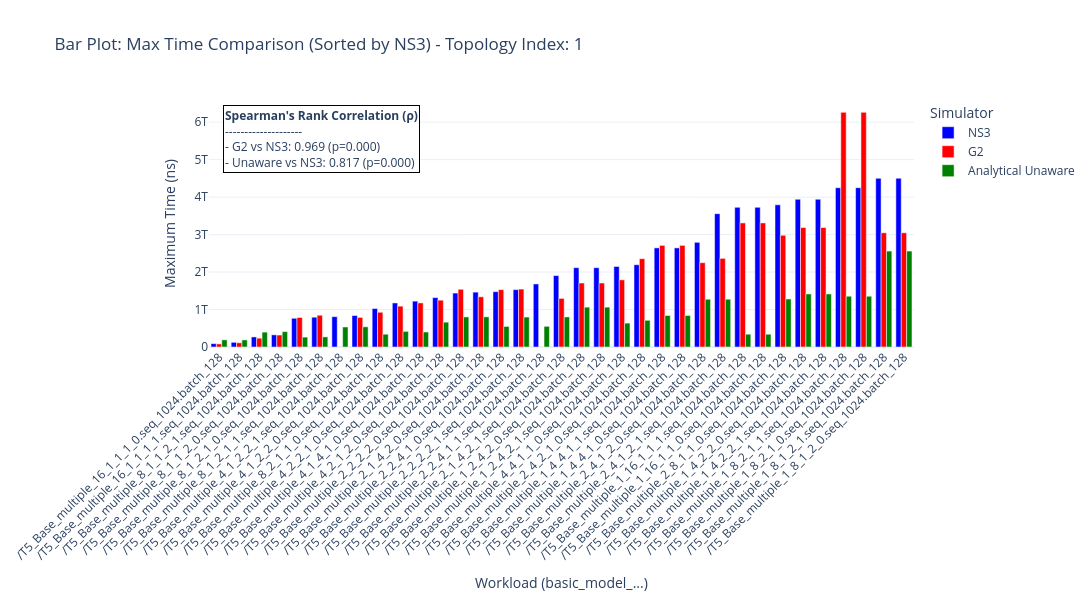
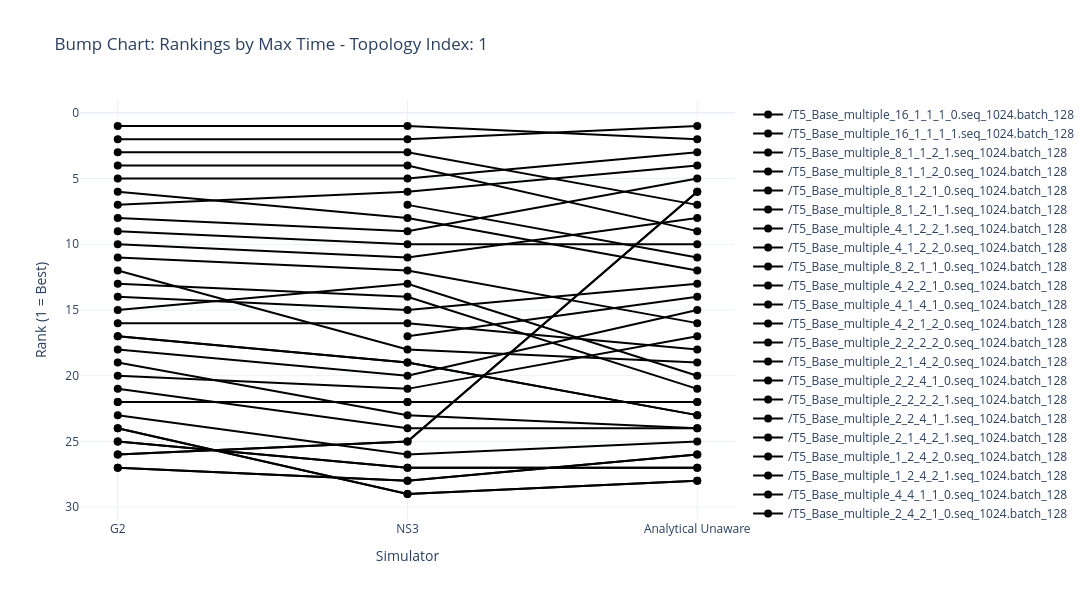

These figures' notebook cell, in order:
### Code cell
import plotly.graph_objects as go
import pandas as pd
from scipy.stats import spearmanr

# This cell creates plots to compare the ordering of max_time across different simulators
# for workloads starting with 'basic_model_'. It also calculates and displays the
# Spearman's rank correlation within the plots.

if 'comp_df' in locals() and not comp_df.empty:
    # 1. Filter for the relevant workloads
    model_df = comp_df[comp_df['workload'].str.contains('T5_Base_multiple_', na=False)].copy()

    # 2. For each workload and topology, find the fastest NS3 run and the corresponding G2/AU times.
    comparison_data = []
    for (wl, topo), group in model_df.groupby(['workload', 'topo_index']):
        if topo == -1:  # Skip analytical-only entries in this grouping
            continue

        ns3_runs = group[group['sim_type'] == 'NS3']
        g2_runs = group[group['sim_type'] == 'G2']
        # Find the corresponding analytical unaware run for the same workload
        au_runs = model_df[(model_df['workload'] == wl) & (model_df['sim_type'] == 'Analytical Unaware')]

        if not ns3_runs.empty:
            ground_truth_ns3_time = ns3_runs['max_time'].min()
            g2_time = g2_runs['max_time'].iloc[0] if not g2_runs.empty else None
            au_time = au_runs['max_time'].iloc[0] if not au_runs.empty else None
            
            comparison_data.append({
                'workload': wl,
                'topo_index': topo,
                'NS3': ground_truth_ns3_time,
                'G2': g2_time,
                'Analytical Unaware': au_time
            })

    if comparison_data:
        plot_df = pd.DataFrame(comparison_data)

        # 3. Create plots for each topology index found
        for topo_idx in sorted(plot_df['topo_index'].unique()):
            topo_specific_df = plot_df[plot_df['topo_index'] == topo_idx].copy()
            
            # 4. Sort workloads based on the ground truth (NS3) max_time
            topo_specific_df = topo_specific_df.sort_values(by='NS3').reset_index(drop=True)
            topo_specific_df['short_workload'] = topo_specific_df['workload'].str.replace('T5_Base_grouped_comp', '', regex=False)

            # 5. Calculate Spearman's Rank Correlation
            cleaned_df = topo_specific_df.dropna(subset=['NS3', 'G2', 'Analytical Unaware'])
            correlation_text = "<b>Spearman's Rank Correlation (ρ)</b><br>--------------------<br>"
            if len(cleaned_df) < 2:
                correlation_text += "Not enough data to calculate."
            else:
                g2_corr, g2_p = spearmanr(cleaned_df['NS3'], cleaned_df['G2'])
                au_corr, au_p = spearmanr(cleaned_df['NS3'], cleaned_df['Analytical Unaware'])
                correlation_text += (
                    f"- G2 vs NS3: {g2_corr:.3f} (p={g2_p:.3f})<br>"
                    f"- Unaware vs NS3: {au_corr:.3f} (p={au_p:.3f})"
                )

            sim_types = ['NS3', 'G2', 'Analytical Unaware']
            colors = {'NS3': 'blue', 'G2': 'red', 'Analytical Unaware': 'green'}

            # --- 7. Generate Bar Plot ---
            fig_bar = go.Figure()
            for sim in sim_types:
                if sim in topo_specific_df.columns:
                    fig_bar.add_trace(go.Bar(
                        x=topo_specific_df['short_workload'], y=topo_specific_df[sim],
                        name=sim, marker_color=colors[sim]
                    ))

            fig_bar.add_annotation(
                text=correlation_text, align='left', showarrow=False,
                xref='paper', yref='paper', x=0.02, y=0.98,
                bordercolor="black", borderwidth=1, bgcolor="rgba(255, 255, 255, 0.8)"
            )
            fig_bar.update_layout(
                barmode='group',
                title=f'Bar Plot: Max Time Comparison (Sorted by NS3) - Topology Index: {topo_idx}',
                xaxis_title="Workload (basic_model_...)", yaxis_title="Maximum Time (ns)",
                template='plotly_white', height=600, width=1200,
                xaxis={'tickangle': -45}, legend_title="Simulator"
            )
            fig_bar.show()

            # --- Add Bump Chart for Rankings ---
            fig_bump = go.Figure()
            
            # Compute ranks (lower time = better rank, i.e., lower rank number)
            topo_specific_df['NS3_rank'] = topo_specific_df['NS3'].rank(method='dense', ascending=True)
            topo_specific_df['G2_rank'] = topo_specific_df['G2'].rank(method='dense', ascending=True)
            topo_specific_df['Analytical Unaware_rank'] = topo_specific_df['Analytical Unaware'].rank(method='dense', ascending=True)
            
            # Add a line for each workload showing rank across simulators
            for idx, row in topo_specific_df.iterrows():
                fig_bump.add_trace(go.Scatter(
                    x=['G2', 'NS3', 'Analytical Unaware'],
                    y=[row['G2_rank'], row['NS3_rank'], row['Analytical Unaware_rank']],
                    mode='lines+markers',
                    name=row['short_workload'],
                    line=dict(color='black', width=2), # remove 'black' to have color
                    marker=dict(size=8)
                ))
            
            fig_bump.update_layout(
                title=f'Bump Chart: Rankings by Max Time - Topology Index: {topo_idx}',
                xaxis_title='Simulator',
                yaxis_title='Rank (1 = Best)',
                yaxis=dict(autorange='reversed'),  # Rank 1 at the top
                template='plotly_white',
                height=600,
                width=1200,
                showlegend=True
            )
            fig_bump.show()

    else:
        print("No 'basic_model' data found to plot.")
else:
    print("Please run the preceding cells to generate the 'comp_df' DataFrame first.")

### Figure 1 — Plotly figure (JSON) as saved in the notebook; plotly's stock layout.template omitted (floating-point values rounded to 4 significant figures)
{"data": [{"marker": {"color": "blue"}, "name": "NS3", "type": "bar", "x": ["/T5_Base_multiple_16_1_1_1_0.seq_1024.batch_128", "/T5_Base_multiple_16_1_1_1_1.seq_1024.batch_128", "/T5_Base_multiple_8_1_1_2_1.seq_1024.batch_128", "/T5_Base_multiple_8_1_1_2_0.seq_1024.batch_128", "/T5_Base_multiple_8_1_2_1_0.seq_1024.batch_128", "/T5_Base_multiple_8_1_2_1_1.seq_1024.batch_128", "/T5_Base_multiple_4_1_2_2_1.seq_1024.batch_128", "/T5_Base_multiple_4_1_2_2_0.seq_1024.batch_128", "/T5_Base_multiple_8_2_1_1_0.seq_1024.batch_128", "/T5_Base_multiple_4_2_2_1_0.seq_1024.batch_128", "/T5_Base_multiple_4_1_4_1_0.seq_1024.batch_128", "/T5_Base_multiple_4_2_1_2_0.seq_1024.batch_128", "/T5_Base_multiple_2_2_2_2_0.seq_1024.batch_128", "/T5_Base_multiple_2_1_4_2_0.seq_1024.batch_128", "/T5_Base_multiple_2_2_4_1_0.seq_1024.batch_128", "/T5_Base_multiple_2_2_2_2_1.seq_1024.batch_128", "/T5_Base_multiple_2_2_4_1_1.seq_1024.batch_128", "/T5_Base_multiple_2_1_4_2_1.seq_1024.batch_128", "/T5_Base_multiple_1_2_4_2_0.seq_1024.batch_128", "/T5_Base_multiple_1_2_4_2_1.seq_1024.batch_128", "/T5_Base_multiple_4_4_1_1_0.seq_1024.batch_128", "/T5_Base_multiple_2_4_2_1_0.seq_1024.batch_128", "/T5_Base_multiple_1_4_4_1_1.seq_1024.batch_128", "/T5_Base_multiple_1_4_4_1_0.seq_1024.batch_128", "/T5_Base_multiple_2_4_1_2_0.seq_1024.batch_128", "/T5_Base_multiple_2_4_1_2_1.seq_1024.batch_128", "/T5_Base_multiple_1_16_1_1_1.seq_1024.batch_128", "/T5_Base_multiple_1_16_1_1_0.seq_1024.batch_128", "/T5_Base_multiple_2_8_1_1_0.seq_1024.batch_128", "/T5_Base_multiple_1_4_2_2_0.seq_1024.batch_128", "/T5_Base_multiple_1_4_2_2_1.seq_1024.batch_128", "/T5_Base_multiple_1_8_2_1_1.seq_1024.batch_128", "/T5_Base_multiple_1_8_2_1_0.seq_1024.batch_128", "/T5_Base_multiple_1_8_1_2_1.seq_1024.batch_128", "/T5_Base_multiple_1_8_1_2_0.seq_1024.batch_128"], "y": [90773014687, 125289268189, 268898542388, 324872984210, 766655916167, 795410426181, 809666553880, 839523873256, 1026419215287, 1175792167792, 1223964435276, 1318557647292, 1439450941106, 1464204041961, 1477189228395, 1530980819115, 1682956216649, 1905589617020, 2116317108527, 2116317108527, 2149166185738, 2195440570744, 2645330807817, 2645330807817, 2793568017346, 3558737490358, 3727290503498, 3727290503498, 3794154664718, 3943256932433, 3943256932433, 4250746899717, 4250746899717, 4502748594797, 4502748594797]}, {"marker": {"color": "red"}, "name": "G2", "type": "bar", "x": ["/T5_Base_multiple_16_1_1_1_0.seq_1024.batch_128", "/T5_Base_multiple_16_1_1_1_1.seq_1024.batch_128", "/T5_Base_multiple_8_1_1_2_1.seq_1024.batch_128", "/T5_Base_multiple_8_1_1_2_0.seq_1024.batch_128", "/T5_Base_multiple_8_1_2_1_0.seq_1024.batch_128", "/T5_Base_multiple_8_1_2_1_1.seq_1024.batch_128", "/T5_Base_multiple_4_1_2_2_1.seq_1024.batch_128", "/T5_Base_multiple_4_1_2_2_0.seq_1024.batch_128", "/T5_Base_multiple_8_2_1_1_0.seq_1024.batch_128", "/T5_Base_multiple_4_2_2_1_0.seq_1024.batch_128", "/T5_Base_multiple_4_1_4_1_0.seq_1024.batch_128", "/T5_Base_multiple_4_2_1_2_0.seq_1024.batch_128", "/T5_Base_multiple_2_2_2_2_0.seq_1024.batch_128", "/T5_Base_multiple_2_1_4_2_0.seq_1024.batch_128", "/T5_Base_multiple_2_2_4_1_0.seq_1024.batch_128", "/T5_Base_multiple_2_2_2_2_1.seq_1024.batch_128", "/T5_Base_multiple_2_2_4_1_1.seq_1024.batch_128", "/T5_Base_multiple_2_1_4_2_1.seq_1024.batch_128", "/T5_Base_multiple_1_2_4_2_0.seq_1024.batch_128", "/T5_Base_multiple_1_2_4_2_1.seq_1024.batch_128", "/T5_Base_multiple_4_4_1_1_0.seq_1024.batch_128", "/T5_Base_multiple_2_4_2_1_0.seq_1024.batch_128", "/T5_Base_multiple_1_4_4_1_1.seq_1024.batch_128", "/T5_Base_multiple_1_4_4_1_0.seq_1024.batch_128", "/T5_Base_multiple_2_4_1_2_0.seq_1024.batch_128", "/T5_Base_multiple_2_4_1_2_1.seq_1024.batch_128", "/T5_Base_multiple_1_16_1_1_1.seq_1024.batch_128", "/T5_Base_multiple_1_16_1_1_0.seq_1024.batch_128", "/T5_Base_multiple_2_8_1_1_0.seq_1024.batch_128", "/T5_Base_multiple_1_4_2_2_0.seq_1024.batch_128", "/T5_Base_multiple_1_4_2_2_1.seq_1024.batch_128", "/T5_Base_multiple_1_8_2_1_1.seq_1024.batch_128", "/T5_Base_multiple_1_8_2_1_0.seq_1024.batch_128", "/T5_Base_multiple_1_8_1_2_1.seq_1024.batch_128", "/T5_Base_multiple_1_8_1_2_0.seq_1024.batch_128"], "y": [82030000000.0, 112800000000.0, 235100000000.0, 319300000000.0, 787900000000.0, 848000000000.0, NaN, 789700000000.0, 927300000000.0, 1090000000000.0, 1177000000000.0, 1249000000000.0, 1540000000000.0, 1340000000000.0, 1531000000000.0, 1546000000000.0, NaN, 1298000000000.0, 1707000000000.0, 1707000000000.0, 1792000000000.0, 2356000000000.0, 2712000000000.0, 2712000000000.0, 2249000000000.0, 2364000000000.0, 3312000000000.0, 3312000000000.0, 2981000000000.0, 3188000000000.0, 3188000000000.0, 6262000000000.0, 6262000000000.0, 3048000000000.0, 3048000000000.0]}, {"marker": {"color": "green"}, "name": "Analytical Unaware", "type": "bar", "x": ["/T5_Base_multiple_16_1_1_1_0.seq_1024.batch_128", "/T5_Base_multiple_16_1_1_1_1.seq_1024.batch_128", "/T5_Base_multiple_8_1_1_2_1.seq_1024.batch_128", "/T5_Base_multiple_8_1_1_2_0.seq_1024.batch_128", "/T5_Base_multiple_8_1_2_1_0.seq_1024.batch_128", "/T5_Base_multiple_8_1_2_1_1.seq_1024.batch_128", "/T5_Base_multiple_4_1_2_2_1.seq_1024.batch_128", "/T5_Base_multiple_4_1_2_2_0.seq_1024.batch_128", "/T5_Base_multiple_8_2_1_1_0.seq_1024.batch_128", "/T5_Base_multiple_4_2_2_1_0.seq_1024.batch_128", "/T5_Base_multiple_4_1_4_1_0.seq_1024.batch_128", "/T5_Base_multiple_4_2_1_2_0.seq_1024.batch_128", "/T5_Base_multiple_2_2_2_2_0.seq_1024.batch_128", "/T5_Base_multiple_2_1_4_2_0.seq_1024.batch_128", "/T5_Base_multiple_2_2_4_1_0.seq_1024.batch_128", "/T5_Base_multiple_2_2_2_2_1.seq_1024.batch_128", "/T5_Base_multiple_2_2_4_1_1.seq_1024.batch_128", "/T5_Base_multiple_2_1_4_2_1.seq_1024.batch_128", "/T5_Base_multiple_1_2_4_2_0.seq_1024.batch_128", "/T5_Base_multiple_1_2_4_2_1.seq_1024.batch_128", "/T5_Base_multiple_4_4_1_1_0.seq_1024.batch_128", "/T5_Base_multiple_2_4_2_1_0.seq_1024.batch_128", "/T5_Base_multiple_1_4_4_1_1.seq_1024.batch_128", "/T5_Base_multiple_1_4_4_1_0.seq_1024.batch_128", "/T5_Base_multiple_2_4_1_2_0.seq_1024.batch_128", "/T5_Base_multiple_2_4_1_2_1.seq_1024.batch_128", "/T5_Base_multiple_1_16_1_1_1.seq_1024.batch_128", "/T5_Base_multiple_1_16_1_1_0.seq_1024.batch_128", "/T5_Base_multiple_2_8_1_1_0.seq_1024.batch_128", "/T5_Base_multiple_1_4_2_2_0.seq_1024.batch_128", "/T5_Base_multiple_1_4_2_2_1.seq_1024.batch_128", "/T5_Base_multiple_1_8_2_1_1.seq_1024.batch_128", "/T5_Base_multiple_1_8_2_1_0.seq_1024.batch_128", "/T5_Base_multiple_1_8_1_2_1.seq_1024.batch_128", "/T5_Base_multiple_1_8_1_2_0.seq_1024.batch_128"], "y": [191300924810, 188914365178, 397261301448, 409647144102, 264303862031, 270588439800, 534537026603, 539009685201, 341408653906, 416865545302, 399652314004, 662700649506, 802687579416, 805473759953, 548559745424, 798927321080, 551257273542, 802491987563, 1063340946034, 1063340946034, 637494489738, 712503976134, 841349045506, 841349045506, 1275036178066, 1275036178066, 341950348918, 341950348918, 1280593706094, 1416281214286, 1416281214286, 1355222723694, 1355222723694, 2560209384432, 2560209384432]}], "layout": {"annotations": [{"align": "left", "bgcolor": "rgba(255, 255, 255, 0.8)", "bordercolor": "black", "borderwidth": 1, "showarrow": false, "text": "<b>Spearman's Rank Correlation (ρ)</b><br>--------------------<br>- G2 vs NS3: 0.969 (p=0.000)<br>- Unaware vs NS3: 0.817 (p=0.000)", "x": 0.02, "xref": "paper", "y": 0.98, "yref": "paper"}], "barmode": "group", "height": 600, "legend": {"title": {"text": "Simulator"}}, "title": {"text": "Bar Plot: Max Time Comparison (Sorted by NS3) - Topology Index: 1"}, "width": 1200, "xaxis": {"tickangle": -45, "title": {"text": "Workload (basic_model_...)"}}, "yaxis": {"title": {"text": "Maximum Time (ns)"}}}}

### Figure 2 — Plotly figure (JSON) as saved in the notebook; plotly's stock layout.template omitted (floating-point values rounded to 4 significant figures)
{"data": [{"line": {"color": "black", "width": 2}, "marker": {"size": 8}, "mode": "lines+markers", "name": "/T5_Base_multiple_16_1_1_1_0.seq_1024.batch_128", "type": "scatter", "x": ["G2", "NS3", "Analytical Unaware"], "y": [1, 1, 2]}, {"line": {"color": "black", "width": 2}, "marker": {"size": 8}, "mode": "lines+markers", "name": "/T5_Base_multiple_16_1_1_1_1.seq_1024.batch_128", "type": "scatter", "x": ["G2", "NS3", "Analytical Unaware"], "y": [2, 2, 1]}, {"line": {"color": "black", "width": 2}, "marker": {"size": 8}, "mode": "lines+markers", "name": "/T5_Base_multiple_8_1_1_2_1.seq_1024.batch_128", "type": "scatter", "x": ["G2", "NS3", "Analytical Unaware"], "y": [3, 3, 7]}, {"line": {"color": "black", "width": 2}, "marker": {"size": 8}, "mode": "lines+markers", "name": "/T5_Base_multiple_8_1_1_2_0.seq_1024.batch_128", "type": "scatter", "x": ["G2", "NS3", "Analytical Unaware"], "y": [4, 4, 9]}, {"line": {"color": "black", "width": 2}, "marker": {"size": 8}, "mode": "lines+markers", "name": "/T5_Base_multiple_8_1_2_1_0.seq_1024.batch_128", "type": "scatter", "x": ["G2", "NS3", "Analytical Unaware"], "y": [5, 5, 3]}, {"line": {"color": "black", "width": 2}, "marker": {"size": 8}, "mode": "lines+markers", "name": "/T5_Base_multiple_8_1_2_1_1.seq_1024.batch_128", "type": "scatter", "x": ["G2", "NS3", "Analytical Unaware"], "y": [7, 6, 4]}, {"line": {"color": "black", "width": 2}, "marker": {"size": 8}, "mode": "lines+markers", "name": "/T5_Base_multiple_4_1_2_2_1.seq_1024.batch_128", "type": "scatter", "x": ["G2", "NS3", "Analytical Unaware"], "y": [null, 7, 11]}, {"line": {"color": "black", "width": 2}, "marker": {"size": 8}, "mode": "lines+markers", "name": "/T5_Base_multiple_4_1_2_2_0.seq_1024.batch_128", "type": "scatter", "x": ["G2", "NS3", "Analytical Unaware"], "y": [6, 8, 12]}, {"line": {"color": "black", "width": 2}, "marker": {"size": 8}, "mode": "lines+markers", "name": "/T5_Base_multiple_8_2_1_1_0.seq_1024.batch_128", "type": "scatter", "x": ["G2", "NS3", "Analytical Unaware"], "y": [8, 9, 5]}, {"line": {"color": "black", "width": 2}, "marker": {"size": 8}, "mode": "lines+markers", "name": "/T5_Base_multiple_4_2_2_1_0.seq_1024.batch_128", "type": "scatter", "x": ["G2", "NS3", "Analytical Unaware"], "y": [9, 10, 10]}, {"line": {"color": "black", "width": 2}, "marker": {"size": 8}, "mode": "lines+markers", "name": "/T5_Base_multiple_4_1_4_1_0.seq_1024.batch_128", "type": "scatter", "x": ["G2", "NS3", "Analytical Unaware"], "y": [10, 11, 8]}, {"line": {"color": "black", "width": 2}, "marker": {"size": 8}, "mode": "lines+markers", "name": "/T5_Base_multiple_4_2_1_2_0.seq_1024.batch_128", "type": "scatter", "x": ["G2", "NS3", "Analytical Unaware"], "y": [11, 12, 16]}, {"line": {"color": "black", "width": 2}, "marker": {"size": 8}, "mode": "lines+markers", "name": "/T5_Base_multiple_2_2_2_2_0.seq_1024.batch_128", "type": "scatter", "x": ["G2", "NS3", "Analytical Unaware"], "y": [15, 13, 20]}, {"line": {"color": "black", "width": 2}, "marker": {"size": 8}, "mode": "lines+markers", "name": "/T5_Base_multiple_2_1_4_2_0.seq_1024.batch_128", "type": "scatter", "x": ["G2", "NS3", "Analytical Unaware"], "y": [13, 14, 21]}, {"line": {"color": "black", "width": 2}, "marker": {"size": 8}, "mode": "lines+markers", "name": "/T5_Base_multiple_2_2_4_1_0.seq_1024.batch_128", "type": "scatter", "x": ["G2", "NS3", "Analytical Unaware"], "y": [14, 15, 13]}, {"line": {"color": "black", "width": 2}, "marker": {"size": 8}, "mode": "lines+markers", "name": "/T5_Base_multiple_2_2_2_2_1.seq_1024.batch_128", "type": "scatter", "x": ["G2", "NS3", "Analytical Unaware"], "y": [16, 16, 18]}, {"line": {"color": "black", "width": 2}, "marker": {"size": 8}, "mode": "lines+markers", "name": "/T5_Base_multiple_2_2_4_1_1.seq_1024.batch_128", "type": "scatter", "x": ["G2", "NS3", "Analytical Unaware"], "y": [null, 17, 14]}, {"line": {"color": "black", "width": 2}, "marker": {"size": 8}, "mode": "lines+markers", "name": "/T5_Base_multiple_2_1_4_2_1.seq_1024.batch_128", "type": "scatter", "x": ["G2", "NS3", "Analytical Unaware"], "y": [12, 18, 19]}, {"line": {"color": "black", "width": 2}, "marker": {"size": 8}, "mode": "lines+markers", "name": "/T5_Base_multiple_1_2_4_2_0.seq_1024.batch_128", "type": "scatter", "x": ["G2", "NS3", "Analytical Unaware"], "y": [17, 19, 23]}, {"line": {"color": "black", "width": 2}, "marker": {"size": 8}, "mode": "lines+markers", "name": "/T5_Base_multiple_1_2_4_2_1.seq_1024.batch_128", "type": "scatter", "x": ["G2", "NS3", "Analytical Unaware"], "y": [17, 19, 23]}, {"line": {"color": "black", "width": 2}, "marker": {"size": 8}, "mode": "lines+markers", "name": "/T5_Base_multiple_4_4_1_1_0.seq_1024.batch_128", "type": "scatter", "x": ["G2", "NS3", "Analytical Unaware"], "y": [18, 20, 15]}, {"line": {"color": "black", "width": 2}, "marker": {"size": 8}, "mode": "lines+markers", "name": "/T5_Base_multiple_2_4_2_1_0.seq_1024.batch_128", "type": "scatter", "x": ["G2", "NS3", "Analytical Unaware"], "y": [20, 21, 17]}, {"line": {"color": "black", "width": 2}, "marker": {"size": 8}, "mode": "lines+markers", "name": "/T5_Base_multiple_1_4_4_1_1.seq_1024.batch_128", "type": "scatter", "x": ["G2", "NS3", "Analytical Unaware"], "y": [22, 22, 22]}, {"line": {"color": "black", "width": 2}, "marker": {"size": 8}, "mode": "lines+markers", "name": "/T5_Base_multiple_1_4_4_1_0.seq_1024.batch_128", "type": "scatter", "x": ["G2", "NS3", "Analytical Unaware"], "y": [22, 22, 22]}, {"line": {"color": "black", "width": 2}, "marker": {"size": 8}, "mode": "lines+markers", "name": "/T5_Base_multiple_2_4_1_2_0.seq_1024.batch_128", "type": "scatter", "x": ["G2", "NS3", "Analytical Unaware"], "y": [19, 23, 24]}, {"line": {"color": "black", "width": 2}, "marker": {"size": 8}, "mode": "lines+markers", "name": "/T5_Base_multiple_2_4_1_2_1.seq_1024.batch_128", "type": "scatter", "x": ["G2", "NS3", "Analytical Unaware"], "y": [21, 24, 24]}, {"line": {"color": "black", "width": 2}, "marker": {"size": 8}, "mode": "lines+markers", "name": "/T5_Base_multiple_1_16_1_1_1.seq_1024.batch_128", "type": "scatter", "x": ["G2", "NS3", "Analytical Unaware"], "y": [26, 25, 6]}, {"line": {"color": "black", "width": 2}, "marker": {"size": 8}, "mode": "lines+markers", "name": "/T5_Base_multiple_1_16_1_1_0.seq_1024.batch_128", "type": "scatter", "x": ["G2", "NS3", "Analytical Unaware"], "y": [26, 25, 6]}, {"line": {"color": "black", "width": 2}, "marker": {"size": 8}, "mode": "lines+markers", "name": "/T5_Base_multiple_2_8_1_1_0.seq_1024.batch_128", "type": "scatter", "x": ["G2", "NS3", "Analytical Unaware"], "y": [23, 26, 25]}, {"line": {"color": "black", "width": 2}, "marker": {"size": 8}, "mode": "lines+markers", "name": "/T5_Base_multiple_1_4_2_2_0.seq_1024.batch_128", "type": "scatter", "x": ["G2", "NS3", "Analytical Unaware"], "y": [25, 27, 27]}, {"line": {"color": "black", "width": 2}, "marker": {"size": 8}, "mode": "lines+markers", "name": "/T5_Base_multiple_1_4_2_2_1.seq_1024.batch_128", "type": "scatter", "x": ["G2", "NS3", "Analytical Unaware"], "y": [25, 27, 27]}, {"line": {"color": "black", "width": 2}, "marker": {"size": 8}, "mode": "lines+markers", "name": "/T5_Base_multiple_1_8_2_1_1.seq_1024.batch_128", "type": "scatter", "x": ["G2", "NS3", "Analytical Unaware"], "y": [27, 28, 26]}, {"line": {"color": "black", "width": 2}, "marker": {"size": 8}, "mode": "lines+markers", "name": "/T5_Base_multiple_1_8_2_1_0.seq_1024.batch_128", "type": "scatter", "x": ["G2", "NS3", "Analytical Unaware"], "y": [27, 28, 26]}, {"line": {"color": "black", "width": 2}, "marker": {"size": 8}, "mode": "lines+markers", "name": "/T5_Base_multiple_1_8_1_2_1.seq_1024.batch_128", "type": "scatter", "x": ["G2", "NS3", "Analytical Unaware"], "y": [24, 29, 28]}, {"line": {"color": "black", "width": 2}, "marker": {"size": 8}, "mode": "lines+markers", "name": "/T5_Base_multiple_1_8_1_2_0.seq_1024.batch_128", "type": "scatter", "x": ["G2", "NS3", "Analytical Unaware"], "y": [24, 29, 28]}], "layout": {"height": 600, "showlegend": true, "title": {"text": "Bump Chart: Rankings by Max Time - Topology Index: 1"}, "width": 1200, "xaxis": {"title": {"text": "Simulator"}}, "yaxis": {"autorange": "reversed", "title": {"text": "Rank (1 = Best)"}}}}
